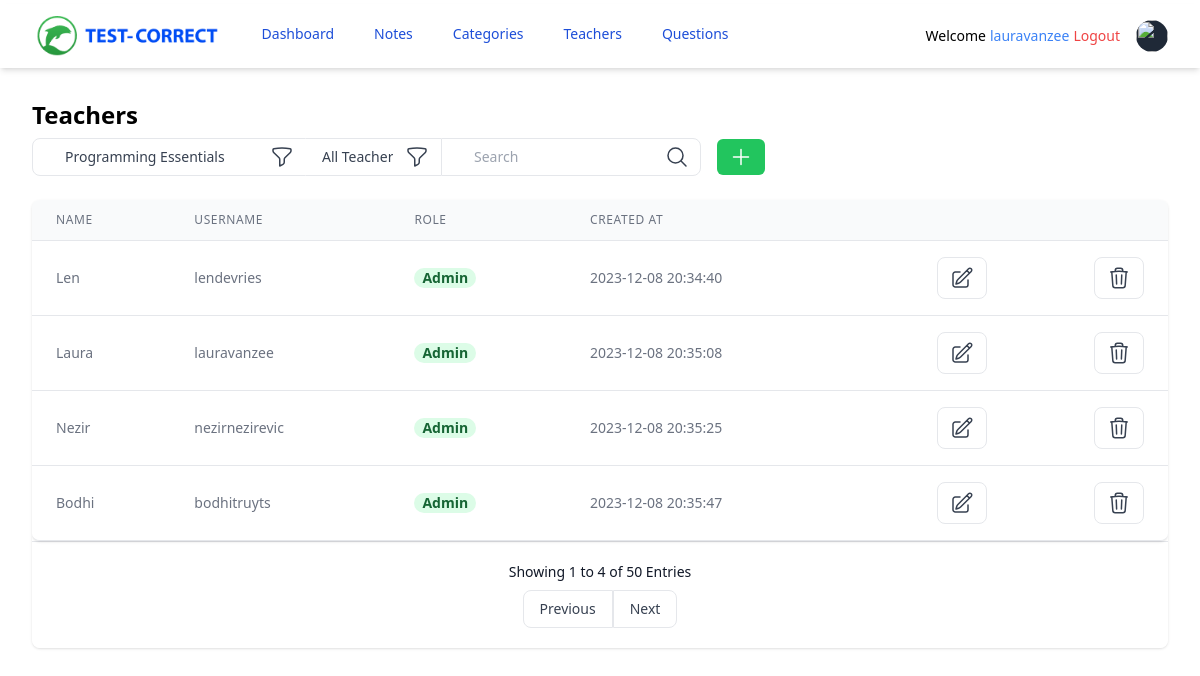
The app's page /teachers/ (signed in) with its own data.
### tables this page shows
CREATE TABLE teachers (
            teacher_id INTEGER PRIMARY KEY AUTOINCREMENT,
            display_name TEXT NOT NULL,
            username TEXT NOT NULL,
            teacher_password TEXT NOT NULL,
            date_created DATETIME DEFAULT CURRENT_TIMESTAMP,
            is_admin INTEGER NOT NULL DEFAULT 0);

### controllers/teacher_controller.py (the view)
@teachers_page.route("/", methods=["GET", "POST"])
def teachers():
    if session["is_admin"] == 1:
        teacher_model = TeacherModel(DATABASE_FILE)
        username = session["user"]
        select_teachers = teacher_model.get_all_teachers()
        return render_template(
            "teacher/teachers.html.j2", teachers=select_teachers, username=username
        )
    return redirect(url_for("dashboard"))

### models/teacher_model.py (called while the page is built)
    def __get_cursor(self):
        connection = sqlite3.connect(self.dbpath)
        cursor = connection.cursor()
        cursor.row_factory = sqlite3.Row
        return cursor

    def get_all_teachers(self):
        cursor = self.__get_cursor()
        cursor.execute("SELECT * FROM teachers")
        return cursor.fetchall()

### templates/teacher/teachers.html.j2 (shortened to what this page needs)
{% extends "index.html.j2" %}
{% block content %}
<div class="mx-auto max-w-7xl px-2 sm:px-6 lg:px-8">
    <div class="py-8">
        <div>
            <h2 class="text-2xl font-semibold leading-tight">Teachers</h2>
        </div>
        <div class="my-2 flex sm:flex-row flex-col">
            <div class="flex flex-row mb-1 sm:mb-0">
                <div class="relative">
                        <label>
                            <select
                                name="filter_value"
                                class="appearance-none text-decoration rounded-e-none rounded-s-lg border border-gray-200 border-b block pl-8 pr-20 py-2 w-full bg-white placeholder-gray-400 text-gray-700 focus:bg-white focus:placeholder-gray-600 focus:text-gray-700 focus:outline-none">
                                <option>Programming Essentials</option>
                            </select>
                        </label>
                        <div
                            class="pointer-events-none absolute inset-y-0 right-0 flex items-center px-2 text-gray-700">
                        </div>
                        <span class="h-full absolute inset-y-0 right-0 flex items-center">
                            <button
                                type="submit"
                                class="hover:bg-gray-100 bg-white rounded-s-none rounded-e-none text-gray-700 rounded-md px-3 py-1.5 transition duration-500 ease select-none hover:bg-gray-200 focus:outline-none focus:shadow-outline"
                                >
                            </button>
                        </span>
                </div>
                <div class="relative">
                    <label>
                        <select
                            class="appearance-none h-full rounded-r border-t sm:rounded-r-none sm:border-r-0 border-r border-b block appearance-none w-full bg-white border-gray-200 text-gray-700 py-2 px-4 pr-10 leading-tight focus:outline-none focus:border-l focus:border-r focus:bg-white focus:border-gray-500">
                            <option>All Teachers</option>
                        </select>
                    </label>
                    <div
                        class="pointer-events-none absolute inset-y-0 right-0 flex items-center px-2 text-gray-700">
                    </div>
                    <span class="h-full absolute inset-y-0 right-0 flex items-center">
                            <button
                                type="submit"
                                class="hover:bg-gray-100 bg-white rounded-s-none rounded-e-none text-gray-700 rounded-md px-3 py-1.5 transition duration-500 ease select-none hover:bg-gray-200 focus:outline-none focus:shadow-outline"
                                >
                            </button>
                        </span>
                </div>
            </div>
            <div class="block relative">
                    <label>
                    <input placeholder="Search"
                        name="search_value" class="appearance-none rounded-e-lg rounded-s-none border border-gray-200 border-b block pl-8 pr-6 py-2 w-full bg-white placeholder-gray-400 text-gray-700 focus:bg-white focus:placeholder-gray-600 focus:text-gray-700 focus:outline-none" />
                    </label>
                    <span class="h-full absolute inset-y-0 right-0 flex items-center pl-2">
                        <button
                            type="submit"
                            class="hover:bg-gray-100  rounded-s-none rounded-e-lg text-gray-700 rounded-md px-3 py-1.5 transition duration-500 ease select-none hover:bg-gray-200 focus:outline-none focus:shadow-outline"
                            >
                            <svg xmlns="http://www.w3.org/2000/svg" fill="none" viewBox="0 0 24 24" stroke-width="1.5" stroke="currentColor" class="w-6 h-6">
                                <path stroke-linecap="round" stroke-linejoin="round" d="M21 21l-5.197-5.197m0 0A7.5 7.5 0 105.196 5.196a7.5 7.5 0 0010.607 10.607z"></path>
                            </svg>
                        </button>
                    </span>
            </div>
            <div class="block relative">
                <span class="h-full absolute inset-y-0 left-0 flex items-center pl-2">
                    <form action="{{ url_for('teachers.create_teacher') }}">
                        <button
                            type="submit"
                            class="border-green-500 bg-green-500 text-white rounded-md px-3 py-1.5 m-2 transition duration-500 ease select-none hover:bg-green-600 focus:outline-none focus:shadow-outline"
                            >
                            <svg xmlns="http://www.w3.org/2000/svg" fill="none" viewBox="0 0 24 24" stroke-width="1.5" stroke="currentColor" class="w-6 h-6">
                                <path stroke-linecap="round" stroke-linejoin="round" d="M12 4.5v15m7.5-7.5h-15"></path>
                            </svg>
                        </button>
                    </form>
                </span>
            </div>
        </div>
        <div class="-mx-4 sm:-mx-8 px-4 sm:px-8 py-4 overflow-x-auto">
            <div class="inline-block min-w-full shadow rounded-lg overflow-hidden">
                <div class="flex flex-col">
                    <div class="-my-2 overflow-x-auto sm:-mx-6 lg:-mx-8">
                        <div class="py-2 align-middle inline-block min-w-full sm:px-6 lg:px-8">
                            <div class="shadow overflow-hidden border-b border-gray-200 sm:rounded-lg">
                                <table class="min-w-full divide-y divide-gray-200 text-sm">
                                    <thead class="bg-gray-50">
                                        <tr>
                                            <th scope="col" class="px-6 py-3 text-xs text-left font-medium text-gray-500 uppercase tracking-wider">
                                                Name
                                            </th>
                                            <th scope="col" class="px-6 py-3 text-xs text-left font-medium text-gray-500 uppercase tracking-wider">
                                                Username
                                            </th>
                                            <th scope="col" class="px-6 py-3 text-xs text-left font-medium text-gray-500 uppercase tracking-wider">
                                                Role
                                            </th>
                                            <th scope="col" class="px-6 py-3 text-xs text-left font-medium text-gray-500 uppercase tracking-wider">
                                                Created at
                                            </th>
                                            <th scope="col" class="relative px-6 py-3">
                                            </th>
                                            <th scope="col" class="relative px-6 py-3">
                                            </th>
                                        </tr>
                                    </thead>
                                    <tbody class="bg-white divide-y divide-gray-200">
                                        {% for teacher in teachers %}
                                        <tr>
                                            <td class="px-6 py-4 whitespace-nowrap text-gray-500">
                                                {{ teacher.display_name }}
                                            </td>
                                            <td class="px-6 py-4 whitespace-nowrap text-gray-500">
                                                {{ teacher.username }}
                                            </td>
                                            <td class="px-6 py-4 whitespace-nowrap">
                                                {% if teacher.is_admin == 1 %}
                                                <span class="px-2 inline-flex leading-5 font-semibold rounded-full bg-green-100 text-green-800">
                                                    Admin
                                                </span>
                                                {% else %}
                                                <span class="px-2 inline-flex leading-5 font-semibold rounded-full bg-blue-100 text-blue-800">
                                                    Teacher
                                                </span>
                                                {% endif %}
                                            </td>
                                            <td class="px-6 py-4 whitespace-nowrap text-gray-500">
                                                {{ teacher.date_created }}
                                            </td>
                                            <td class="px-6 py-4 whitespace-nowrap text-right font-medium">
                                                <button type="submit" class="hover:bg-gray-100 border text-gray-700 py-2 px-3 rounded-s-lg rounded-e-lg">
                                                </button>
                                            </td>
                                            <td class="px-6 py-4 whitespace-nowrap text-right font-medium">
                                                <form action="{{ url_for('teachers.delete_teacher', teacher_id=teacher.teacher_id) }}" method="POST">
                                                <button type="submit" class="hover:bg-gray-100 border text-gray-700 py-2 px-3 rounded-s-lg rounded-e-lg">
                                                </button>
                                                </form>
                                            </td>
                                        </tr>
                                        {% endfor %}
                                    </tbody>
                                </table>
                            </div>
                        </div>
                    </div>
                </div>
                <div
                    class="px-5 py-5 bg-white border-t flex flex-col xs:flex-row items-center xs:justify-between">
                    <span class="text-gray-900">
                    Showing 1 to 4 of 50 Entries
                    </span>
                    <div class="inline-flex mt-2 xs:mt-0">
                        <button
                            class="hover:bg-gray-100 border text-gray-700 py-2 px-4 rounded-s-lg">
                        Previous
                        </button>
                        <button
                            class="hover:bg-gray-100 border text-gray-700 py-2 px-4 rounded-e-lg">
                        Next
                        </button>
                    </div>
                </div>
            </div>
        </div>
    </div>
</div>
{% endblock %}

### templates/index.html.j2 (shortened to what this page needs)
<!DOCTYPE html>
<html lang="en">
    <head>
        <script src="https://cdn.tailwindcss.com"></script>
    </head>
    <body class="text-sm">
        <nav class="bg-white shadow-md mt-1">
            <div class="mx-auto max-w-7xl px-2 sm:px-6 lg:px-8">
                <div class="relative flex h-16 items-center justify-between">
                    <div class="flex flex-1 items-center justify-center sm:items-stretch sm:justify-start">
                        <div class="flex flex-shrink-0 items-center">
                            <img class="h-12 w-auto" src="/static/test_correct.png" alt="Workflow">
                        </div>
                        <div class="hidden sm:ml-6 sm:block">
                            <div class="flex space-x-4 mt-1">
                                <a href="{{ url_for('dashboard') }}" class="text-blue-700 hover:bg-blue-700 hover:text-white rounded-md px-3 py-2 font-medium">Dashboard</a>
                                <a href="{{ url_for('notes.notes') }}" class="text-blue-700 hover:bg-blue-700 hover:text-white rounded-md px-3 py-2 font-medium">Notes</a>
                                <a href="{{ url_for('category.categories') }}" class="text-blue-700 hover:bg-blue-700 hover:text-white rounded-md px-3 py-2 font-medium">Categories</a>
                                {% if session["is_admin"] == 1 %}
                                    <a href="{{ url_for('teachers.teachers') }}" class="text-blue-700 hover:bg-blue-700 hover:text-white rounded-md px-3 py-2 font-medium">Teachers</a>
                                {% endif %}
                                <a href="{{ url_for('questions.questions') }}" class="text-blue-700 hover:bg-blue-700 hover:text-white rounded-md px-3 py-2 font-medium">Questions</a>
                            </div>
                        </div>
                    </div>
                    <div class="absolute inset-y-0 right-0 flex items-center pr-2 sm:static sm:inset-auto sm:ml-6 sm:pr-0">
                        <p  class="relative text-md p-1 text-black focus:outline-none focus:ring-2 focus:ring-white focus:ring-offset-2 focus:ring-offset-gray-800">
                            Welcome <p class="text-blue-500">{{ username }}</p>
                        </p>
                        <p  class="relative text-md p-1 text-red-500 no-underline hover:underline focus:outline-none focus:ring-2 focus:ring-white focus:ring-offset-2 focus:ring-offset-gray-800">
                            <a href="{{ url_for("logout") }}">Logout</a>
                        </p>
                        <div class="relative ml-3">
                            <div>
                                <button type="button" class="relative flex rounded-full bg-gray-800 text-sm focus:outline-none focus:ring-2 focus:ring-white focus:ring-offset-2 focus:ring-offset-gray-800" id="user-menu-button" aria-expanded="false" aria-haspopup="true">
                                <span class="absolute -inset-1.5"></span>
                                <img class="h-8 w-8 rounded-full" src="https://images.unsplash.com/photo-1472099645785-5658abf4ff4e?ixlib=rb-1.2.1&ixid=eyJhcHBfaWQiOjEyMDd9&auto=format&fit=facearea&facepad=2&w=256&h=256&q=80" alt="">
                                </button>
                            </div>
                        </div>
                    </div>
                </div>
            </div>
        </nav>
        {% block content %}
        {% endblock %}
    </body>
</html>

### records on screen
teachers: username "lauravanzee", display_name "Laura", is_admin "Admin", date_created "2023-12-08 20:35:08"
teachers: display_name "Len", username "lendevries", is_admin "Admin", date_created "2023-12-08 20:34:40"
teachers: display_name "Nezir", username "nezirnezirevic", is_admin "Admin", date_created "2023-12-08 20:35:25"
teachers: display_name "Bodhi", username "bodhitruyts", is_admin "Admin", date_created "2023-12-08 20:35:47"
